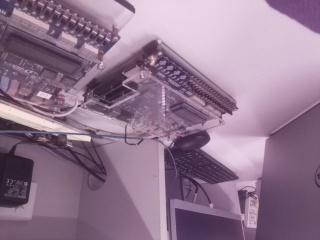
#> input picture Robot-4191/Python_Test/image.jpg, 320 x 240 px, given in place of the camera
$ python Camera_Test.py
#> lines starting #> are read from the running program, lines starting #| are printed output that depends on the picture; after the words box and inside, x2 and y2 are one past the last pixel; in counts of white or black regions, pixels touching at a corner belong together
# teleoperate the robot and perform SLAM
# will be extended in following milestones for system integration

# basic python packages
import numpy as np
import cv2
import os, sys
import time
t0 = time.time()
print("Camera Thresholding")
cap = cv2.VideoCapture('/dev/video0', cv2.CAP_V4L)
cap.set(cv2.CAP_PROP_FRAME_WIDTH, 480)
cap.set(cv2.CAP_PROP_FRAME_HEIGHT, 320)
ret, frame = cap.read()
#> frame is the input picture: shape (240, 320, 3); mean B, G, R 142.6, 119.4, 145.9
cv2.imwrite('image_test.jpg', frame)
cap.release()
img_big = frame
img_big = cv2.flip(img_big, 0)
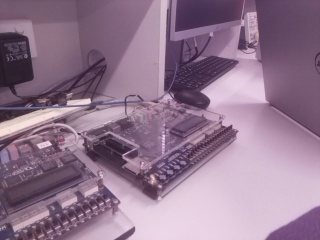
#> img_big: shape (240, 320, 3); mean B, G, R 142.6, 119.4, 145.9
## Image Manipulation
#img_big = cv2.imread("light5.jpg")
scale_percent = 20 # percent of original size
width = int(img_big.shape[1] * scale_percent / 100)
#> width = 64
height = int(img_big.shape[0] * scale_percent / 100)
#> height = 48
dim = (width, height)
#> dim = (64, 48)
img = cv2.resize(img_big, dim, interpolation = cv2.INTER_AREA)

## Binary Threshold
grayscale = cv2.cvtColor(img, cv2.COLOR_BGR2GRAY)
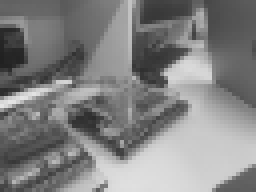
#> grayscale: shape (48, 64) (shown 4 times larger); min 33, max 229, mean 130
#cv2.imshow('Grayscale', grayscale)
(T, threshInv) = cv2.threshold(grayscale, 60, 255,
	cv2.THRESH_BINARY_INV)
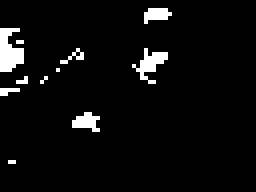
#> threshInv: shape (48, 64) (shown 4 times larger); 4.8% white; 11 white regions (8 under 20 px), largest, box (x1, y1, x2, y2) and area: (0, 7, 6, 18) 46, (33, 12, 42, 21) 33, (18, 28, 25, 33) 22
threshInv = cv2.dilate(threshInv, None, iterations=1)
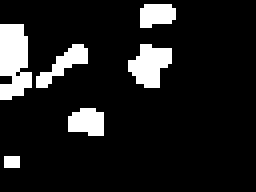
#> threshInv: shape (48, 64) (shown 4 times larger); 11.8% white; 6 white regions (1 under 20 px), largest, box (x1, y1, x2, y2) and area: (0, 6, 8, 25) 119, (32, 11, 43, 22) 80, (9, 11, 22, 22) 55, (17, 27, 26, 34) 52, (35, 1, 44, 7) 45
#cv2.imshow("Threshold Binary Inverse", threshInv)

## Colour Range Threshold
BALL_MIN = np.array([0, 0, 30],np.uint8)
BALL_MAX = np.array([80, 250, 180],np.uint8)

hsv_img = cv2.cvtColor(img,cv2.COLOR_BGR2HSV)
#> hsv_img: shape (48, 64, 3); mean H, S, V 152.6, 53.2, 146.8


# [10 lines of commented-out code are left out]

frame_threshed = cv2.GaussianBlur(hsv_img,(9,9),cv2.BORDER_DEFAULT)
#> frame_threshed: shape (48, 64, 3); mean H, S, V 152.6, 53.1, 146.9
frame_threshed = cv2.inRange(frame_threshed, BALL_MIN, BALL_MAX)
#> frame_threshed: shape (48, 64); every value is 0
frame_threshed = cv2.erode(frame_threshed, None, iterations=2)
frame_threshed = cv2.dilate(frame_threshed, None, iterations=2)
#cv2.imshow("HSV", hsv_img)
#cv2.imshow("Threshold HSV", frame_threshed)


gray = cv2.cvtColor(img, cv2.COLOR_BGR2GRAY)
gray = cv2.GaussianBlur(gray,(5,5),0)
gray = cv2.medianBlur(gray,5)
gray = cv2.adaptiveThreshold(gray,255,cv2.ADAPTIVE_THRESH_GAUSSIAN_C, cv2.THRESH_BINARY,29,3.5)
#> gray: shape (48, 64); 60% white; 8 black regions (2 under 20 px), largest, box (x1, y1, x2, y2) and area: (17, 0, 48, 40) 469, (0, 0, 27, 24) 302, (52, 0, 64, 29) 227, (0, 30, 17, 42) 112, (6, 39, 23, 48) 77, (54, 42, 64, 48) 39
kernel = np.ones((3,3),np.uint8)
gray = cv2.erode(gray,kernel,iterations = 1)
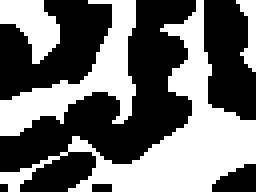
#> gray: shape (48, 64) (shown 4 times larger); 43.8% white; 4 white regions, box (x1, y1, x2, y2) and area: (0, 0, 64, 48) 774, (0, 0, 34, 34) 386, (0, 0, 15, 16) 139, (59, 0, 64, 18) 48
gray = cv2.dilate(gray,kernel,iterations = 2)
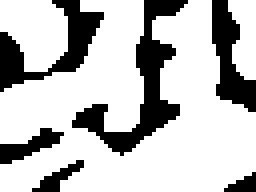
#> gray: shape (48, 64) (shown 4 times larger); 74.3% white; 6 black regions, box (x1, y1, x2, y2) and area: (18, 0, 47, 39) 299, (0, 0, 26, 23) 204, (53, 0, 64, 28) 158, (0, 32, 16, 41) 64, (8, 40, 21, 48) 39, (56, 43, 64, 48) 24
circles1 = cv2.HoughCircles(gray, cv2.HOUGH_GRADIENT, 1, 20, \
                    param1=80, param2=23, minRadius=0, maxRadius=0)
#> circles1 = None
gray = cv2.cvtColor(gray, cv2.COLOR_GRAY2BGR)
#if circles1 is not None:
#    for i in circles1[0,:]:        # draw the outer circle
#        cv2.circle(gray,(i[0],i[1]),i[2],(0,0,255), 1)
#cv2.imshow("StackOverflow Way", gray)

composed_img = threshInv & frame_threshed
composed_img = cv2.dilate(composed_img, None, iterations=3)
#circles = np.uint16(np.around(circles))

width = int(img.shape[1])
height = int(img.shape[0])
pt1 = (int(width/2), height)
#> pt1 = (32, 48)
pt2 = (int(width/2), 0)
#> pt2 = (32, 0)
cv2.line(img, pt1, pt2, (255,0,255), 1)
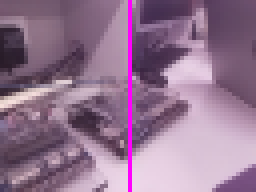
#> img: shape (48, 64, 3) (shown 4 times larger); mean B, G, R 143.7, 117, 147

## Circles
circles = cv2.HoughCircles(composed_img,cv2.HOUGH_GRADIENT,1,40,
                            param1=80,param2=11,minRadius=0,maxRadius=90)
#> circles = None
if circles is not None:
    for i in circles[0,:]:        # draw the outer circle
        cv2.circle(img,(i[0],i[1]),i[2],(0,0,255),1)        # draw the center of the circle
        center_coordinates = (i[0], i[1])
        pt3 = (int(center_coordinates[0]), int(center_coordinates[1]-i[2]))
        pt4 = (int(center_coordinates[0]), int(center_coordinates[1]+i[2]))
        cv2.line(img, pt3, pt4, (255,0,255), 1)
#cv2.putText(img=, text='Hello', org=(150, 250), fontFace=cv2.FONT_HERSHEY_TRIPLEX, fontScale=3, color=(0, 255, 0),thickness=3)
print(time.time()-t0)
#cv2.imshow('detected circles', img)
#cv2.imshow('composed image', composed_img)
#cv2.waitKey(0)
if (cv2.waitKey(0) & 0xFF) == ord('q'):
#> (key q is pressed here)
    cv2.destroyAllWindows()
